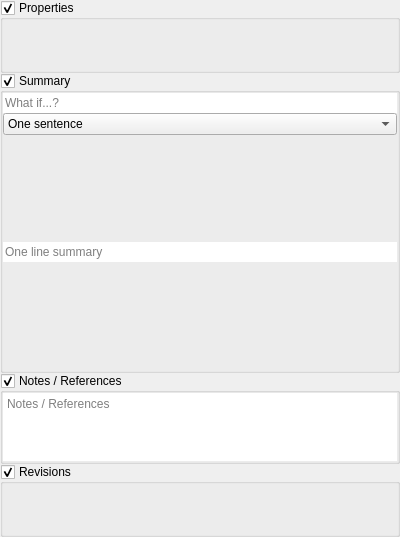
<?xml version="1.0" encoding="UTF-8"?>
<ui version="4.0">
 <class>metadataView</class>
 <widget class="QWidget" name="metadataView">
  <property name="geometry">
   <rect>
    <x>0</x>
    <y>0</y>
    <width>400</width>
    <height>537</height>
   </rect>
  </property>
  <property name="windowTitle">
   <string>Form</string>
  </property>
  <layout class="QVBoxLayout" name="verticalLayout">
   <property name="spacing">
    <number>0</number>
   </property>
   <property name="leftMargin">
    <number>0</number>
   </property>
   <property name="topMargin">
    <number>0</number>
   </property>
   <property name="rightMargin">
    <number>0</number>
   </property>
   <property name="bottomMargin">
    <number>0</number>
   </property>
   <item>
    <widget class="collapsibleGroupBox2" name="grpProperties">
     <property name="sizePolicy">
      <sizepolicy hsizetype="Preferred" vsizetype="Fixed">
       <horstretch>0</horstretch>
       <verstretch>0</verstretch>
      </sizepolicy>
     </property>
     <property name="title">
      <string>Properties</string>
     </property>
     <property name="flat">
      <bool>true</bool>
     </property>
     <property name="checkable">
      <bool>true</bool>
     </property>
     <layout class="QVBoxLayout" name="verticalLayout_28">
      <property name="spacing">
       <number>0</number>
      </property>
      <property name="leftMargin">
       <number>0</number>
      </property>
      <property name="topMargin">
       <number>0</number>
      </property>
      <property name="rightMargin">
       <number>0</number>
      </property>
      <property name="bottomMargin">
       <number>0</number>
      </property>
      <item>
       <widget class="propertiesView" name="properties" native="true">
        <property name="minimumSize">
         <size>
          <width>0</width>
          <height>50</height>
         </size>
        </property>
       </widget>
      </item>
     </layout>
    </widget>
   </item>
   <item>
    <widget class="collapsibleGroupBox2" name="grpSummary">
     <property name="title">
      <string>Summary</string>
     </property>
     <property name="flat">
      <bool>true</bool>
     </property>
     <property name="checkable">
      <bool>true</bool>
     </property>
     <layout class="QVBoxLayout" name="verticalLayout_22">
      <property name="spacing">
       <number>0</number>
      </property>
      <property name="leftMargin">
       <number>0</number>
      </property>
      <property name="topMargin">
       <number>0</number>
      </property>
      <property name="rightMargin">
       <number>0</number>
      </property>
      <property name="bottomMargin">
       <number>0</number>
      </property>
      <item>
       <widget class="lineEditView" name="txtSummarySituation">
        <property name="inputMask">
         <string/>
        </property>
        <property name="frame">
         <bool>false</bool>
        </property>
        <property name="placeholderText">
         <string>What if...?</string>
        </property>
       </widget>
      </item>
      <item>
       <widget class="QComboBox" name="cmbMetadataSummary">
        <item>
         <property name="text">
          <string>One sentence</string>
         </property>
        </item>
        <item>
         <property name="text">
          <string>One paragraph</string>
         </property>
        </item>
        <item>
         <property name="text">
          <string>One page</string>
         </property>
        </item>
        <item>
         <property name="text">
          <string>Full</string>
         </property>
        </item>
       </widget>
      </item>
      <item>
       <widget class="QStackedWidget" name="tabMetadataSummary">
        <property name="currentIndex">
         <number>0</number>
        </property>
        <widget class="QWidget" name="tabMetadataSummaryPage1">
         <layout class="QVBoxLayout" name="verticalLayout_meta_1">
          <property name="spacing">
           <number>0</number>
          </property>
          <property name="leftMargin">
           <number>0</number>
          </property>
          <property name="topMargin">
           <number>0</number>
          </property>
          <property name="rightMargin">
           <number>0</number>
          </property>
          <property name="bottomMargin">
           <number>0</number>
          </property>
          <item>
           <widget class="lineEditView" name="txtSummarySentence">
            <property name="inputMask">
             <string/>
            </property>
            <property name="frame">
             <bool>false</bool>
            </property>
            <property name="placeholderText">
             <string>One line summary</string>
            </property>
           </widget>
          </item>
         </layout>
        </widget>
        <widget class="QWidget" name="tabMetadataSummaryPage2">
         <layout class="QVBoxLayout" name="verticalLayout_meta_2">
          <property name="spacing">
           <number>0</number>
          </property>
          <property name="leftMargin">
           <number>0</number>
          </property>
          <property name="topMargin">
           <number>0</number>
          </property>
          <property name="rightMargin">
           <number>0</number>
          </property>
          <property name="bottomMargin">
           <number>0</number>
          </property>
          <item>
           <widget class="lineEditView" name="txtSummarySentence_2">
            <property name="inputMask">
             <string/>
            </property>
            <property name="frame">
             <bool>false</bool>
            </property>
            <property name="readOnly">
             <bool>true</bool>
            </property>
            <property name="placeholderText">
             <string>One line summary</string>
            </property>
           </widget>
          </item>
          <item>
           <widget class="Line" name="line_meta_2">
            <property name="frameShadow">
             <enum>QFrame::Plain</enum>
            </property>
            <property name="lineWidth">
             <number>0</number>
            </property>
            <property name="midLineWidth">
             <number>0</number>
            </property>
            <property name="orientation">
             <enum>Qt::Horizontal</enum>
            </property>
           </widget>
          </item>
          <item>
           <widget class="MDEditCompleter" name="txtSummaryPara">
            <property name="frameShape">
             <enum>QFrame::NoFrame</enum>
            </property>
            <property name="placeholderText">
             <string>One paragraph summary</string>
            </property>
           </widget>
          </item>
         </layout>
        </widget>
        <widget class="QWidget" name="tabMetadataSummaryPage3">
         <layout class="QVBoxLayout" name="verticalLayout_meta_3">
          <property name="spacing">
           <number>0</number>
          </property>
          <property name="leftMargin">
           <number>0</number>
          </property>
          <property name="topMargin">
           <number>0</number>
          </property>
          <property name="rightMargin">
           <number>0</number>
          </property>
          <property name="bottomMargin">
           <number>0</number>
          </property>
          <item>
           <widget class="MDEditCompleter" name="txtSummaryPara_2">
            <property name="frameShape">
             <enum>QFrame::NoFrame</enum>
            </property>
            <property name="readOnly">
             <bool>true</bool>
            </property>
            <property name="placeholderText">
             <string>One paragraph summary</string>
            </property>
           </widget>
          </item>
          <item>
           <widget class="Line" name="line_meta_3">
            <property name="frameShadow">
             <enum>QFrame::Plain</enum>
            </property>
            <property name="lineWidth">
             <number>0</number>
            </property>
            <property name="midLineWidth">
             <number>0</number>
            </property>
            <property name="orientation">
             <enum>Qt::Horizontal</enum>
            </property>
           </widget>
          </item>
          <item>
           <widget class="MDEditCompleter" name="txtSummaryPage">
            <property name="frameShape">
             <enum>QFrame::NoFrame</enum>
            </property>
            <property name="placeholderText">
             <string>One page summary</string>
            </property>
           </widget>
          </item>
         </layout>
        </widget>
        <widget class="QWidget" name="tabMetadataSummaryPage4">
         <layout class="QVBoxLayout" name="verticalLayout_meta_4">
          <property name="spacing">
           <number>0</number>
          </property>
          <property name="leftMargin">
           <number>0</number>
          </property>
          <property name="topMargin">
           <number>0</number>
          </property>
          <property name="rightMargin">
           <number>0</number>
          </property>
          <property name="bottomMargin">
           <number>0</number>
          </property>
          <item>
           <widget class="MDEditCompleter" name="txtSummaryPage_2">
            <property name="frameShape">
             <enum>QFrame::NoFrame</enum>
            </property>
            <property name="readOnly">
             <bool>true</bool>
            </property>
            <property name="placeholderText">
             <string>One page summary</string>
            </property>
           </widget>
          </item>
          <item>
           <widget class="Line" name="line_meta_4">
            <property name="frameShadow">
             <enum>QFrame::Plain</enum>
            </property>
            <property name="lineWidth">
             <number>0</number>
            </property>
            <property name="midLineWidth">
             <number>0</number>
            </property>
            <property name="orientation">
             <enum>Qt::Horizontal</enum>
            </property>
           </widget>
          </item>
          <item>
           <widget class="MDEditCompleter" name="txtSummaryFull">
            <property name="frameShape">
             <enum>QFrame::NoFrame</enum>
            </property>
            <property name="placeholderText">
             <string>Full summary</string>
            </property>
           </widget>
          </item>
         </layout>
        </widget>
       </widget>
      </item>
     </layout>
    </widget>
   </item>
   <item>
    <widget class="collapsibleGroupBox2" name="grpNotes">
     <property name="title">
      <string>Notes / References</string>
     </property>
     <property name="flat">
      <bool>true</bool>
     </property>
     <property name="checkable">
      <bool>true</bool>
     </property>
     <layout class="QHBoxLayout" name="horizontalLayout_29">
      <property name="spacing">
       <number>0</number>
      </property>
      <property name="leftMargin">
       <number>0</number>
      </property>
      <property name="topMargin">
       <number>0</number>
      </property>
      <property name="rightMargin">
       <number>0</number>
      </property>
      <property name="bottomMargin">
       <number>0</number>
      </property>
      <item>
       <widget class="MDEditCompleter" name="txtNotes">
        <property name="frameShape">
         <enum>QFrame::NoFrame</enum>
        </property>
        <property name="placeholderText">
         <string>Notes / References</string>
        </property>
       </widget>
      </item>
     </layout>
    </widget>
   </item>
   <item>
    <widget class="collapsibleGroupBox2" name="grpRevisions">
     <property name="title">
      <string>Revisions</string>
     </property>
     <property name="flat">
      <bool>true</bool>
     </property>
     <property name="checkable">
      <bool>true</bool>
     </property>
     <layout class="QVBoxLayout" name="verticalLayout_2">
      <property name="spacing">
       <number>0</number>
      </property>
      <property name="leftMargin">
       <number>0</number>
      </property>
      <property name="topMargin">
       <number>0</number>
      </property>
      <property name="rightMargin">
       <number>0</number>
      </property>
      <property name="bottomMargin">
       <number>0</number>
      </property>
      <item>
       <widget class="revisions" name="revisions" native="true">
        <property name="minimumSize">
         <size>
          <width>0</width>
          <height>50</height>
         </size>
        </property>
       </widget>
      </item>
     </layout>
    </widget>
   </item>
  </layout>
 </widget>
 <customwidgets>
  <customwidget>
   <class>MDEditCompleter</class>
   <extends>QTextEdit</extends>
   <header>manuskript.ui.views.MDEditCompleter.h</header>
  </customwidget>
  <customwidget>
   <class>lineEditView</class>
   <extends>QLineEdit</extends>
   <header>manuskript.ui.views.lineEditView.h</header>
  </customwidget>
  <customwidget>
   <class>collapsibleGroupBox2</class>
   <extends>QGroupBox</extends>
   <header>manuskript.ui.collapsibleGroupBox2.h</header>
   <container>1</container>
  </customwidget>
  <customwidget>
   <class>propertiesView</class>
   <extends>QWidget</extends>
   <header>manuskript.ui.views.propertiesView.h</header>
   <container>1</container>
  </customwidget>
  <customwidget>
   <class>revisions</class>
   <extends>QWidget</extends>
   <header>manuskript.ui.revisions.h</header>
   <container>1</container>
  </customwidget>
 </customwidgets>
 <resources/>
 <connections>
  <connection>
   <sender>cmbMetadataSummary</sender>
   <signal>currentIndexChanged(int)</signal>
   <receiver>tabMetadataSummary</receiver>
   <slot>setCurrentIndex(int)</slot>
  </connection>
  <connection>
   <sender>tabMetadataSummary</sender>
   <signal>currentChanged(int)</signal>
   <receiver>cmbMetadataSummary</receiver>
   <slot>setCurrentIndex(int)</slot>
  </connection>
 </connections>
</ui>
